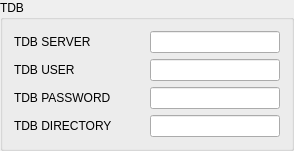
             <widget class="QGroupBox" name="grpBoxTdb">
              <property name="title">
               <string>TDB</string>
              </property>
              <layout class="QVBoxLayout" name="verticalLayout_23">
               <item>
                <layout class="QVBoxLayout" name="verticalLayout_15">
                 <item>
                  <layout class="QHBoxLayout" name="horizontalLayout_51">
                   <item>
                    <widget class="QLabel" name="lbTdbServer">
                     <property name="sizePolicy">
                      <sizepolicy hsizetype="Preferred" vsizetype="Fixed">
                       <horstretch>0</horstretch>
                       <verstretch>0</verstretch>
                      </sizepolicy>
                     </property>
                     <property name="minimumSize">
                      <size>
                       <width>130</width>
                       <height>0</height>
                      </size>
                     </property>
                     <property name="text">
                      <string>TDB SERVER</string>
                     </property>
                    </widget>
                   </item>
                   <item>
                    <widget class="QLineEdit" name="leTdbServer">
                     <property name="minimumSize">
                      <size>
                       <width>130</width>
                       <height>0</height>
                      </size>
                     </property>
                    </widget>
                   </item>
                  </layout>
                 </item>
                 <item>
                  <layout class="QHBoxLayout" name="horizontalLayout_52">
                   <item>
                    <widget class="QLabel" name="lbTdbUser">
                     <property name="sizePolicy">
                      <sizepolicy hsizetype="Preferred" vsizetype="Fixed">
                       <horstretch>0</horstretch>
                       <verstretch>0</verstretch>
                      </sizepolicy>
                     </property>
                     <property name="minimumSize">
                      <size>
                       <width>130</width>
                       <height>0</height>
                      </size>
                     </property>
                     <property name="text">
                      <string>TDB USER</string>
                     </property>
                    </widget>
                   </item>
                   <item>
                    <widget class="QLineEdit" name="leTdbUser">
                     <property name="minimumSize">
                      <size>
                       <width>130</width>
                       <height>0</height>
                      </size>
                     </property>
                    </widget>
                   </item>
                  </layout>
                 </item>
                 <item>
                  <layout class="QHBoxLayout" name="horizontalLayout_53">
                   <item>
                    <widget class="QLabel" name="lbTdbPassword">
                     <property name="sizePolicy">
                      <sizepolicy hsizetype="Preferred" vsizetype="Fixed">
                       <horstretch>0</horstretch>
                       <verstretch>0</verstretch>
                      </sizepolicy>
                     </property>
                     <property name="minimumSize">
                      <size>
                       <width>130</width>
                       <height>0</height>
                      </size>
                     </property>
                     <property name="text">
                      <string>TDB PASSWORD</string>
                     </property>
                    </widget>
                   </item>
                   <item>
                    <widget class="QLineEdit" name="leTdbPassword">
                     <property name="minimumSize">
                      <size>
                       <width>130</width>
                       <height>0</height>
                      </size>
                     </property>
                    </widget>
                   </item>
                  </layout>
                 </item>
                 <item>
                  <layout class="QHBoxLayout" name="horizontalLayout_54">
                   <item>
                    <widget class="QLabel" name="lbTdbDirectory">
                     <property name="sizePolicy">
                      <sizepolicy hsizetype="Preferred" vsizetype="Fixed">
                       <horstretch>0</horstretch>
                       <verstretch>0</verstretch>
                      </sizepolicy>
                     </property>
                     <property name="minimumSize">
                      <size>
                       <width>130</width>
                       <height>0</height>
                      </size>
                     </property>
                     <property name="text">
                      <string>TDB DIRECTORY</string>
                     </property>
                    </widget>
                   </item>
                   <item>
                    <widget class="QLineEdit" name="leTdbDirectory">
                     <property name="minimumSize">
                      <size>
                       <width>130</width>
                       <height>0</height>
                      </size>
                     </property>
                    </widget>
                   </item>
                  </layout>
                 </item>
                </layout>
               </item>
              </layout>
             </widget>
